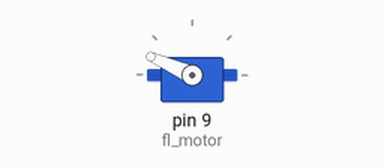
Bench run of a sketch on a simulated Arduino Uno, built with avr-gcc and run on an emulated ATmega328P. Parts: servo.

Above: at 0.05 s.
At 3.35 s:
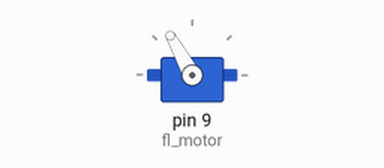
At 3.75 s:
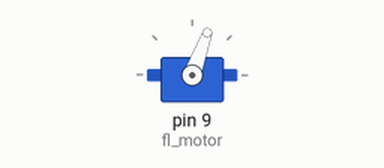
At 6.0 s:
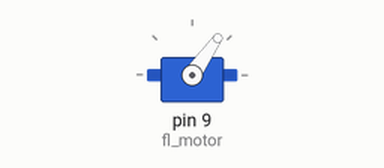
Timing chart, 0 to 7.8 s (numbered marks = the images above):
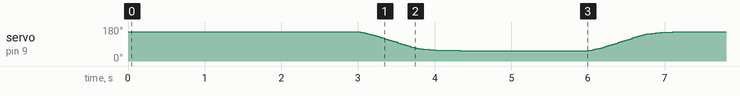

The sketch:

servo_landing_gear.ino
```cpp
#include <Servo.h>

//Code to control servo output with smooth start & stop based on PWM input
//from RC receiver.

float current_pos;
float target_pos;
float distance_to_target;
int easing_distance = 200;
int reverse;

float max_step = 0.23;
float required_step;

Servo fl_motor;
float fl_min = 1110;
float fl_max = 2150;

void setup() {
   target_pos = 1000;
   current_pos = 1000;
   fl_motor.attach(9);
}

void loop() {
  if (millis() - reverse > 3000) {
    if (target_pos == 1000) {target_pos = 0;}
    else {target_pos = 1000;}
    reverse = millis();
  }

  required_step = target_pos - current_pos;
  if (required_step > max_step) required_step = max_step;
  if (required_step < -max_step) required_step = -max_step;
  distance_to_target = abs(target_pos - current_pos);
  if (distance_to_target < easing_distance) {required_step = required_step * abs(target_pos - current_pos) / easing_distance;}
  if (distance_to_target > 1000 - easing_distance) {required_step = required_step * (1000 - easing_distance) / distance_to_target;}

  current_pos = current_pos + required_step;

  fl_motor.writeMicroseconds( (int)map(current_pos, 0, 1000, fl_min, fl_max) );
}
```
